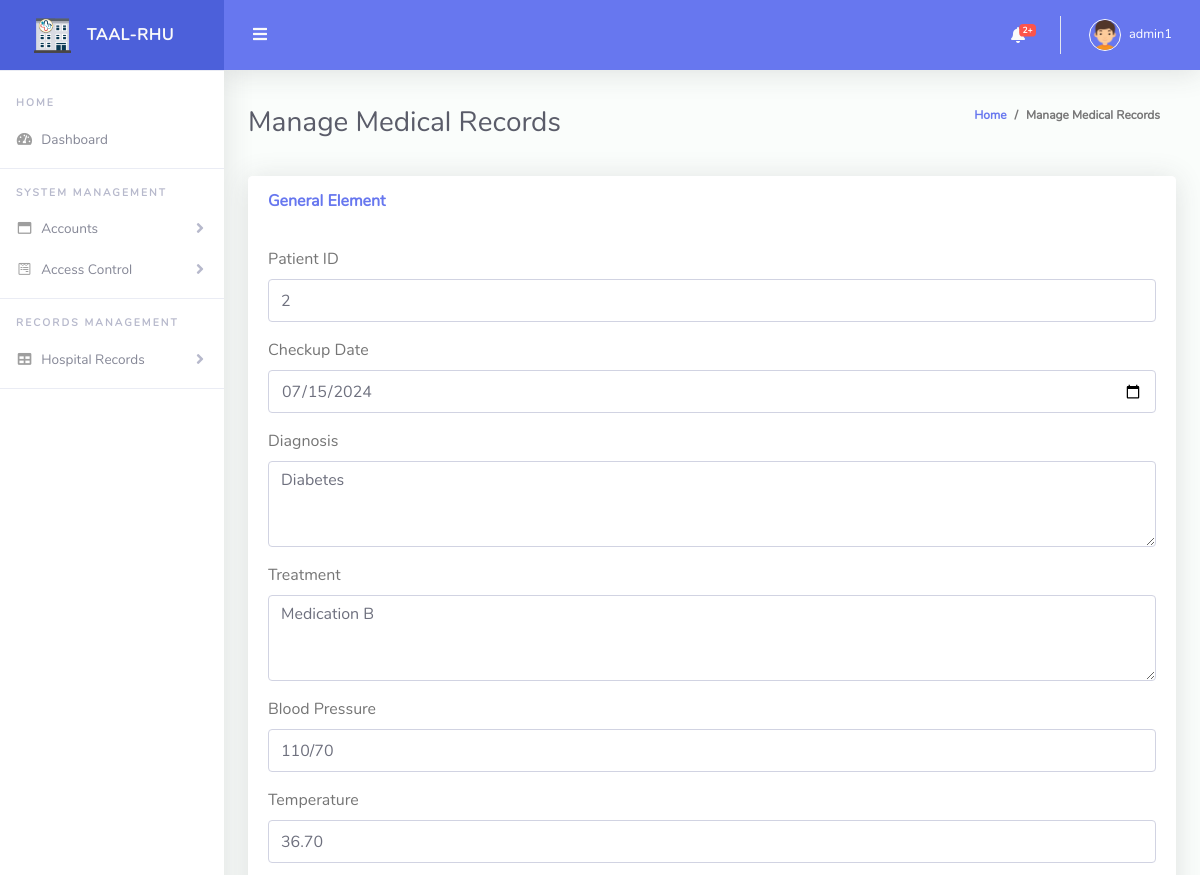
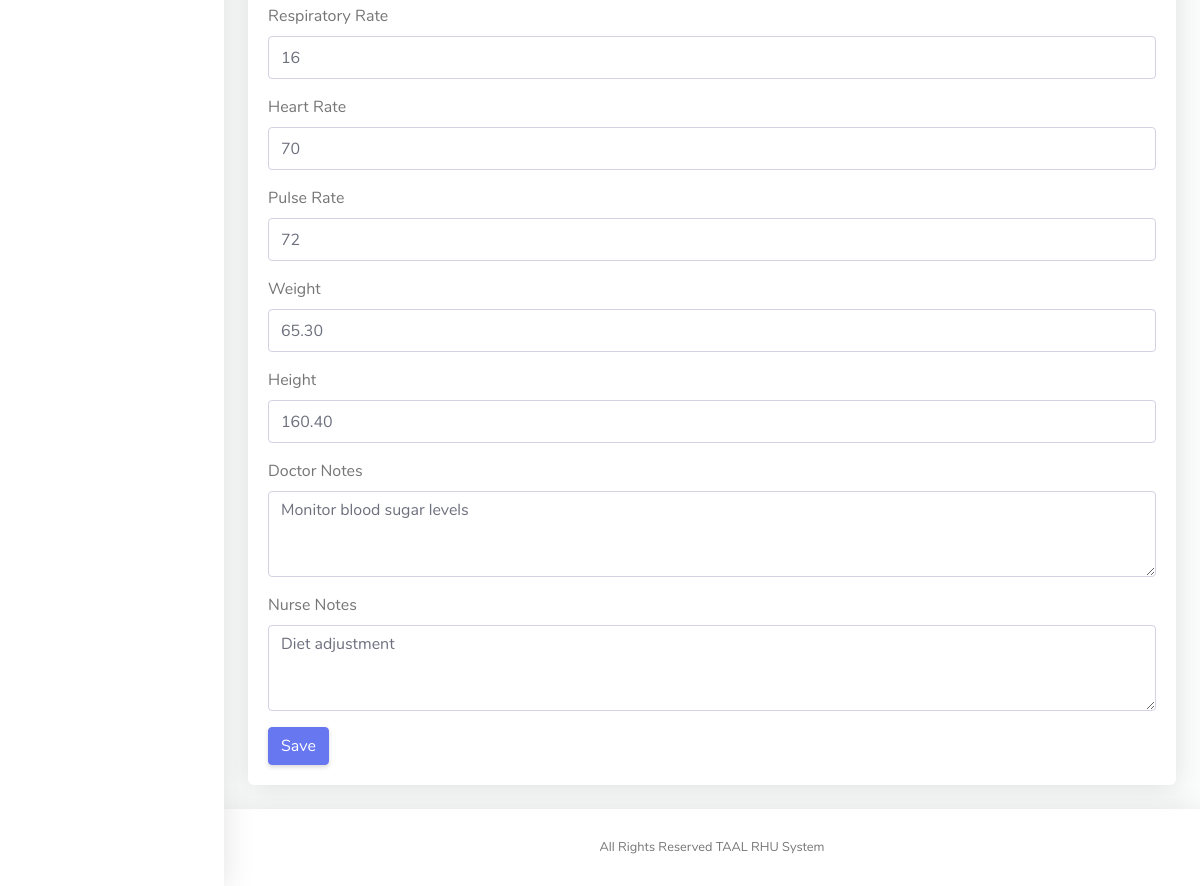
Page /admin/edit_mrecords.php?record_id=2 (signed in) on the committed database (2 pictures, top to bottom).
### tables this page shows
CREATE TABLE `medical_records` (
  `record_id` int(11) NOT NULL,
  `patient_id` int(11) DEFAULT NULL,
  `checkup_date` date DEFAULT NULL,
  `diagnosis` text DEFAULT NULL,
  `treatment` text DEFAULT NULL,
  `bp` varchar(10) DEFAULT NULL,
  `temperature` decimal(4,2) DEFAULT NULL,
  `rr` int(11) DEFAULT NULL,
  `hr` int(11) DEFAULT NULL,
  `pr` int(11) DEFAULT NULL,
  `weight` decimal(5,2) DEFAULT NULL,
  `height` decimal(5,2) DEFAULT NULL,
  `doctor_notes` text DEFAULT NULL,
  `nurse_notes` text DEFAULT NULL
);

### admin/edit_mrecords.php (the view, shortened to what this page needs)
<!DOCTYPE html>
<?php include("../model/conn.php"); ?>
<html lang="en">
<head>
  <link href="vendor/fontawesome-free/css/all.min.css" rel="stylesheet" type="text/css">
  <link href="vendor/bootstrap/css/bootstrap.min.css" rel="stylesheet" type="text/css">
  <link href="css/ruang-admin.min.css" rel="stylesheet">
</head>
<body id="page-top">
  <div id="wrapper">
    <?php include("./nav.php");
    $record_id = isset($_GET['record_id']) ? $_GET['record_id'] : '';
    if ($record_id) {
        $stmt = $conn->prepare("SELECT * FROM medical_records WHERE record_id = ?");
        $stmt->bind_param("i", $record_id);
        $stmt->execute();
        $result = $stmt->get_result();
        if ($row = $result->fetch_assoc()) {
            extract($row);
        }
    }
    ?>
        <div class="container-fluid" id="container-wrapper">
          <div class="d-sm-flex align-items-center justify-content-between mb-4">
            <h1 class="h3 mb-0 text-gray-800">Manage Medical Records</h1>
            <ol class="breadcrumb">
              <li class="breadcrumb-item"><a href="./">Home</a></li>
              <li class="breadcrumb-item" aria-current="page">Manage Medical Records</li>
            </ol>
          </div>
          <div class="row">
            <div class="col-lg-12">
              <div class="card mb-4">
                <div class="card-header py-3 d-flex flex-row align-items-center justify-content-between">
                  <h6 class="m-0 font-weight-bold text-primary">General Element</h6>
                </div>
                <div class="card-body">
                <form method="post">
        <div class="form-group">
            <label for="patient_id">Patient ID</label>
            <input type="text" class="form-control" id="patient_id" name="patient_id" value="<?php echo isset($patient_id) ? htmlspecialchars($patient_id) : ''; ?>" required>
        </div>
        <div class="form-group">
            <label for="checkup_date">Checkup Date</label>
            <input type="date" class="form-control" id="checkup_date" name="checkup_date" value="<?php echo isset($checkup_date) ? htmlspecialchars($checkup_date) : ''; ?>" required>
        </div>
        <div class="form-group">
            <label for="diagnosis">Diagnosis</label>
            <textarea class="form-control" id="diagnosis" name="diagnosis" rows="3" required><?php echo isset($diagnosis) ? htmlspecialchars($diagnosis) : ''; ?></textarea>
        </div>
        <div class="form-group">
            <label for="treatment">Treatment</label>
            <textarea class="form-control" id="treatment" name="treatment" rows="3" required><?php echo isset($treatment) ? htmlspecialchars($treatment) : ''; ?></textarea>
        </div>
        <div class="form-group">
            <label for="bp">Blood Pressure</label>
            <input type="text" class="form-control" id="bp" name="bp" value="<?php echo isset($bp) ? htmlspecialchars($bp) : ''; ?>" required>
        </div>
        <div class="form-group">
            <label for="temperature">Temperature</label>
            <input type="number" step="0.01" class="form-control" id="temperature" name="temperature" value="<?php echo isset($temperature) ? htmlspecialchars($temperature) : ''; ?>" required>
        </div>
        <div class="form-group">
            <label for="rr">Respiratory Rate</label>
            <input type="number" class="form-control" id="rr" name="rr" value="<?php echo isset($rr) ? htmlspecialchars($rr) : ''; ?>" required>
        </div>
        <div class="form-group">
            <label for="hr">Heart Rate</label>
            <input type="number" class="form-control" id="hr" name="hr" value="<?php echo isset($hr) ? htmlspecialchars($hr) : ''; ?>" required>
        </div>
        <div class="form-group">
            <label for="pr">Pulse Rate</label>
            <input type="number" class="form-control" id="pr" name="pr" value="<?php echo isset($pr) ? htmlspecialchars($pr) : ''; ?>" required>
        </div>
        <div class="form-group">
            <label for="weight">Weight</label>
            <input type="number" step="0.01" class="form-control" id="weight" name="weight" value="<?php echo isset($weight) ? htmlspecialchars($weight) : ''; ?>" required>
        </div>
        <div class="form-group">
            <label for="height">Height</label>
            <input type="number" step="0.01" class="form-control" id="height" name="height" value="<?php echo isset($height) ? htmlspecialchars($height) : ''; ?>" required>
        </div>
        <div class="form-group">
            <label for="doctor_notes">Doctor Notes</label>
            <textarea class="form-control" id="doctor_notes" name="doctor_notes" rows="3"><?php echo isset($doctor_notes) ? htmlspecialchars($doctor_notes) : ''; ?></textarea>
        </div>
        <div class="form-group">
            <label for="nurse_notes">Nurse Notes</label>
            <textarea class="form-control" id="nurse_notes" name="nurse_notes" rows="3"><?php echo isset($nurse_notes) ? htmlspecialchars($nurse_notes) : ''; ?></textarea>
        </div>
        <button type="submit" class="btn btn-primary">Save</button>
    </form>
                </div>
              </div>
            </div>
          </div>
        </div>
      </div>
       <?php include("./footer.php"); ?>
    </div>
  </div>
</body>
</html>

### rows in the picture
medical_records: patient_id "2", checkup_date "07/15/2024", diagnosis "Diabetes", treatment "Medication B", bp "110/70", temperature "36.70", rr "16", hr "70", pr "72", weight "65.30", height "160.40", doctor_notes "Monitor blood sugar levels", nurse_notes "Diet adjustment"

### other values in the picture
$row['count'] "2"
$_SESSION['username'] "admin1"
